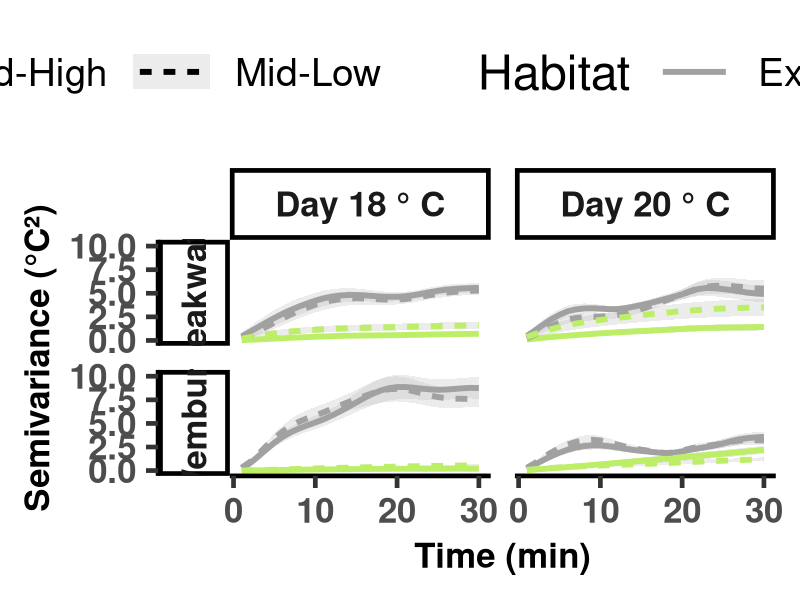
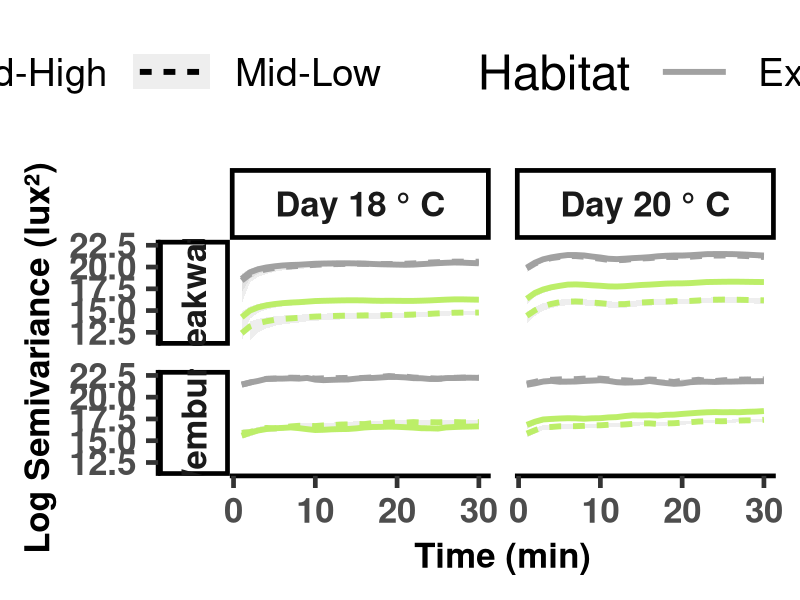
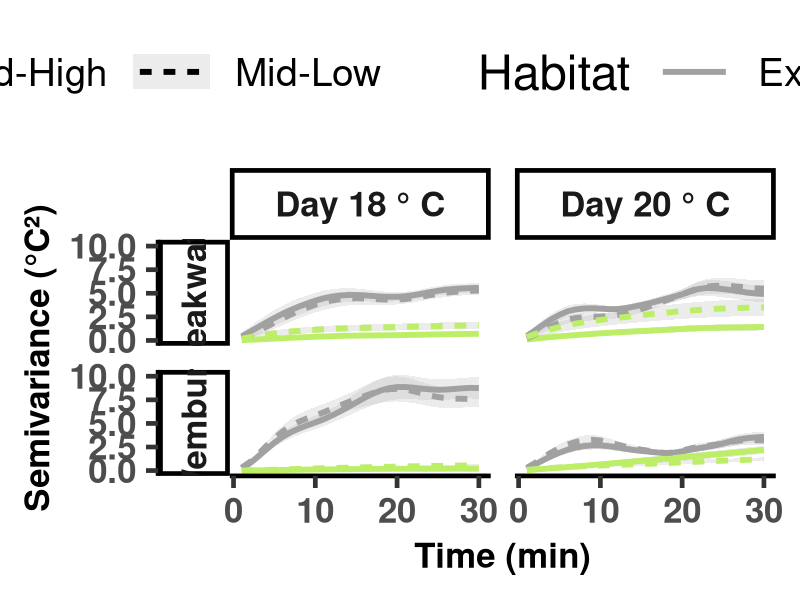
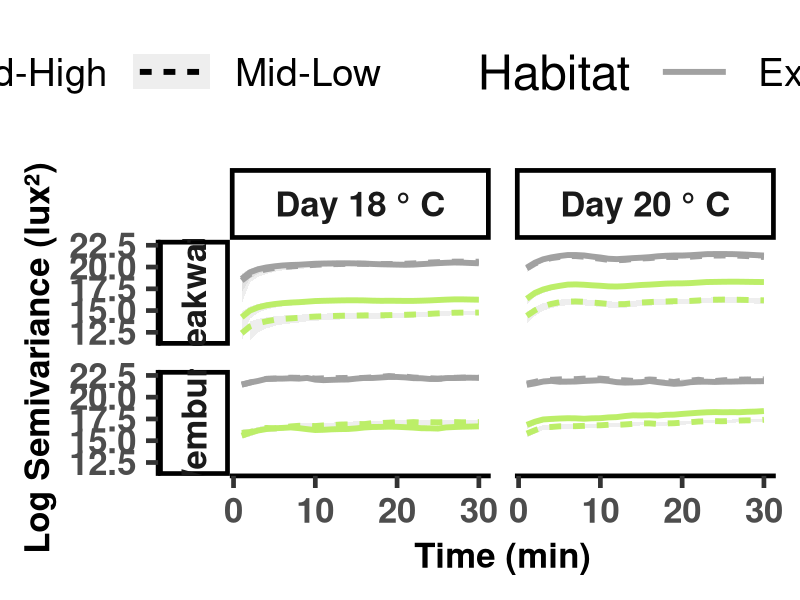

Recreate these plots in R, in order.
#Microhabitat engineers: Seaweed canopies facilitate thermal microclimate across natural and artificial intertidal habitats

#Calculating semivariance (Use Logger_Data.csv data)

df <- read.csv("Loggger_Data.csv", header = TRUE, sep = ';')

#Loading libraries----
{
library(ggplot2)
library(dplyr)
library(patchwork)
library(ggpubr)
}

#Computing variogram for temperature by Day-----
data <- df

compute_variogram_temp <- function(df, max_lag = 30) {
  n <- nrow(df)
  
  lag_vec <- 1:max_lag
  gamma <- numeric(max_lag)
  se <- numeric(max_lag)
  
  for (lag in lag_vec) {
    diff <- (df$Temp[(lag + 1):n] - df$Temp[1:(n - lag)])^2
    
    gamma[lag] <- mean(diff, na.rm = TRUE) / 2
    se[lag] <- sd(diff, na.rm = TRUE) / (2 * sqrt(length(diff)))
  }
  
  data.frame(
    lag = lag_vec,
    gamma = gamma,
    lower = gamma - 1.96 * se,
    upper = gamma + 1.96 * se
  )
}

#Computing variogram for light intensity by Day----

compute_variogram_light <- function(df, max_lag = 30) {
  n <- nrow(df)
  
  lag_vec <- 1:max_lag
  gamma <- numeric(max_lag)
  se <- numeric(max_lag)
  
  for (lag in lag_vec) {
    diff <- (df$Intensity[(lag + 1):n] - df$Intensity[1:(n - lag)])^2
    
    gamma[lag] <- mean(diff, na.rm = TRUE) / 2
    se[lag] <- sd(diff, na.rm = TRUE) / (2 * sqrt(length(diff)))
  }
  
  data.frame(
    lag = lag_vec,
    gamma = gamma,
    lower = gamma - 1.96 * se,
    upper = gamma + 1.96 * se
  )
}

vario_temp_list <- list()
vario_light_list <- list()

for (site in unique(data$Site)) {
  for (day in unique(data$Day)) {          
    for (zone in unique(data$Zone)) {
      for (habitat in unique(data$Habitat)) {
        
        subset_data <- data %>%
          filter(Site == site,
                 Day == day,
                 Zone == zone,
                 Habitat == habitat)
        
        if (nrow(subset_data) > 30) {
          
          vt <- compute_variogram_temp(subset_data)
          vt$Site <- site
          vt$Day <- day          
          vt$Zone <- zone
          vt$Habitat <- habitat
          vario_temp_list[[length(vario_temp_list)+1]] <- vt
          
          vl <- compute_variogram_light(subset_data)
          vl$Site <- site
          vl$Day <- day         
          vl$Zone <- zone
          vl$Habitat <- habitat
          vario_light_list[[length(vario_light_list)+1]] <- vl
        }
      }
    }
  }
}

vario_temp <- bind_rows(vario_temp_list)
vario_light <- bind_rows(vario_light_list)

#Colouring by habitat----
habitat_colors <- c(
  "Exposed" = "grey63",
  "Under Fucoids" = "darkolivegreen2"
)



#Plotting variogram for temperature Figure 6----
plot_temp_vario <- ggplot(vario_temp,
                          aes(lag, gamma,
                              color = Habitat,
                              linetype = Zone,
                              group = interaction(Habitat, Zone))) +
  
  geom_ribbon(aes(ymin = lower, ymax = upper),
              fill = "grey70",
              alpha = 0.25,
              color = NA) +
  
  geom_line(size = 2) +
  
  scale_color_manual(values = habitat_colors) +
  
  labs(x = "Time (min)", y = "Semivariance (°C²)") +
  
  theme_classic2(base_size = 35) +
  
  facet_grid(Site ~ Day, switch = "y") +
  
  theme(legend.key.width = unit(2, "cm"),
    axis.text = element_text(size = 25, face = "bold"),
    axis.title = element_text(size = 25, face = "bold"),
    strip.text = element_text(size = 25, face = "bold"),
    legend.position = "top"
  )
plot_temp_vario

ggsave("Figure 6.png",
       plot_temp_vario,
       width = 18,
       height = 11,
       dpi = 350)

#Plotting variogram for light intensity (Figure S4)----
plot_light_vario <- ggplot(vario_light,
                           aes(lag, log(gamma),
                               color = Habitat,
                               linetype = Zone,
                               group = interaction(Habitat, Zone))) +
  
  geom_ribbon(aes(ymin = log(lower), ymax = log(upper)),
              fill = "grey",
              alpha = 0.25,
              color = NA) +
  
  geom_line(size = 2) +
  
  scale_color_manual(values = habitat_colors) +
  
  labs(x = "Time (min)", y = "Log Semivariance (lux²)") +
  
  theme_classic2(base_size = 35) +
  
  facet_grid(Site ~ Day, switch = "y") +
  
  theme(legend.key.width = unit(2, "cm"),
    axis.text = element_text(size = 25, face = "bold"),
    axis.title = element_text(size = 25, face = "bold"),
    strip.text = element_text(size = 25, face = "bold"),
    legend.position = "top"
  )

plot_light_vario

ggsave("Figure S4.png",
       plot_light_vario,
       width = 18,
       height = 11,
       dpi = 350)
